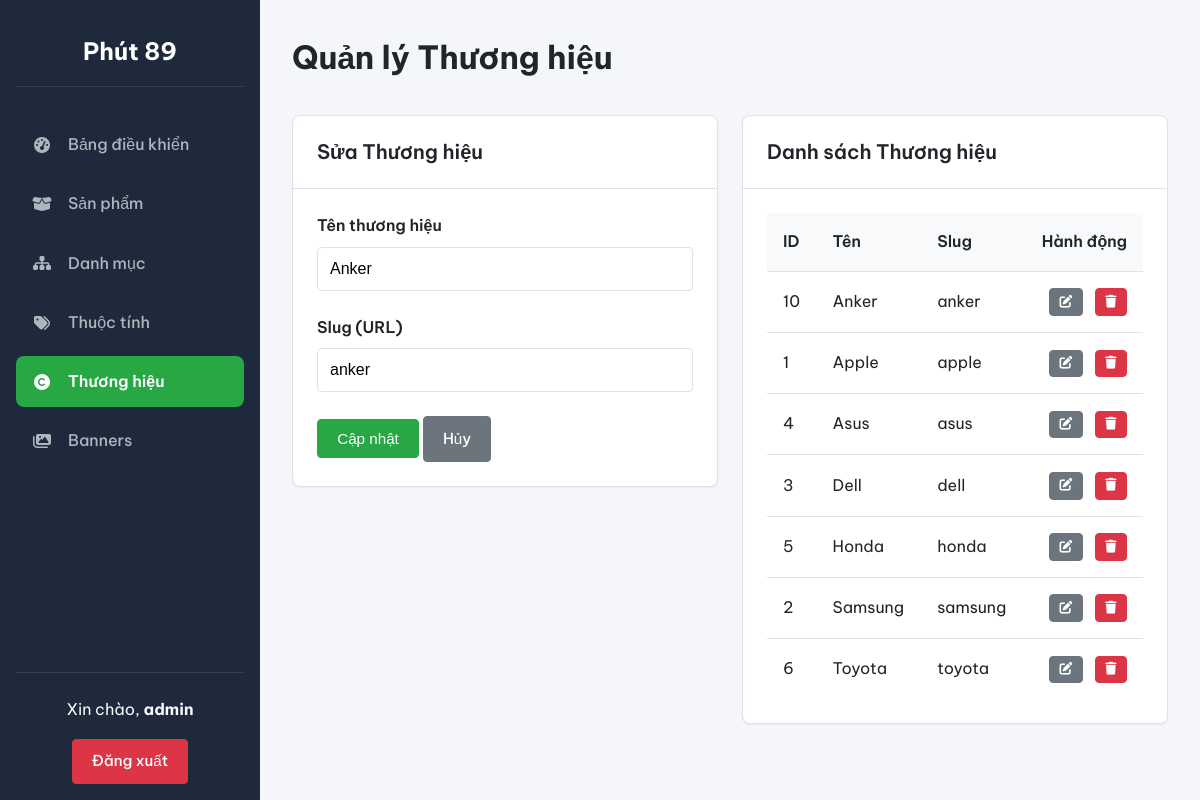
/admin/brands.php?id_edit=10 (signed in), run on the app's committed database.
### tables this page shows
CREATE TABLE `thuong_hieu` (
  `id` int(11) NOT NULL,
  `ten_thuong_hieu` varchar(255) NOT NULL,
  `slug` varchar(255) NOT NULL
);

### includes/functions.php (called while the page is built, shortened)
<?php
function e($string)
{
    return htmlspecialchars($string ?? '', ENT_QUOTES, 'UTF-8');
}

### admin/brands.php (the view, shortened to what this page needs)
<?php
require_once 'includes/header.php';
$id_edit = (int)($_GET['id_edit'] ?? 0);
$brand_edit = null;
if ($id_edit > 0) {
    $stmt = $pdo->prepare("SELECT * FROM thuong_hieu WHERE id = ?");
    $stmt->execute([$id_edit]);
    $brand_edit = $stmt->fetch();
}
$all_brands = $pdo->query("SELECT * FROM thuong_hieu ORDER BY ten_thuong_hieu ASC")->fetchAll();
?>
<div class="form-grid" style="align-items: flex-start;">
    <div class="card">
        <div class="card-header">
            <h2 class="card-title"><?php echo $id_edit ? 'Sửa Thương hiệu' : 'Thêm Thương hiệu mới'; ?></h2>
        </div>
        <div class="card-body">
            <form action="brands.php" method="POST">
                <div class="form-group">
                    <label for="name_for_slug">Tên thương hiệu</label>
                    <input type="text" class="form-control" name="ten_thuong_hieu" id="name_for_slug" value="<?php echo e($brand_edit['ten_thuong_hieu'] ?? ''); ?>" required>
                </div>
                <div class="form-group">
                    <label for="slug">Slug (URL)</label>
                    <input type="text" class="form-control" name="slug" id="slug" value="<?php echo e($brand_edit['slug'] ?? ''); ?>" required>
                </div>
                <button type="submit" class="btn btn-primary"><?php echo $id_edit ? 'Cập nhật' : 'Thêm mới'; ?></button>
                <?php if ($id_edit): ?>
                    <a href="brands.php" class="btn btn-secondary">Hủy</a>
                <?php endif; ?>
            </form>
        </div>
    </div>
    <div class="card">
        <div class="card-header">
            <h2 class="card-title">Danh sách Thương hiệu</h2>
        </div>
        <div class="card-body">
            <table>
                <thead>
                    <tr>
                        <th>ID</th>
                        <th>Tên</th>
                        <th>Slug</th>
                        <th class="actions">Hành động</th>
                    </tr>
                </thead>
                <tbody>
                    <?php if ($all_brands): ?>
                        <?php foreach ($all_brands as $brand): ?>
                            <tr>
                                <td><?php echo $brand['id']; ?></td>
                                <td><?php echo e($brand['ten_thuong_hieu']); ?></td>
                                <td><?php echo e($brand['slug']); ?></td>
                                <td class="actions">
                                    <a href="brands.php?id_edit=<?php echo $brand['id']; ?>" class="btn btn-secondary" title="Sửa"><i class="fas fa-edit"></i></a>
                                    <a href="brands.php?action=delete&id=<?php echo $brand['id']; ?>" class="btn btn-danger" onclick="return confirm('Bạn có chắc chắn muốn xóa?');" title="Xóa"><i class="fas fa-trash"></i></a>
                                </td>
                            </tr>
                        <?php endforeach; ?>
                    <?php else: ?>
                        <tr>
                            <td colspan="4" style="text-align:center;">Chưa có thương hiệu nào.</td>
                        </tr>
                    <?php endif; ?>
                </tbody>
            </table>
        </div>
    </div>
</div>
<?php require_once 'includes/footer.php'; ?>

### admin/assets/admin_style.css (style rules this page uses)
:root { --primary-color: #28a745; --primary-hover-color: #218838; --danger-color: #dc3545; --danger-hover-color: #c82333; --secondary-color: #6c757d; --text-dark: #212529; --text-light: #f8f9fa; --text-muted: #6c757d; --bg-dark-sidebar: #1e293b; --bg-light-content: #f4f6f9; --bg-white: #ffffff; --border-color: #dee2e6; --font-family-sans-serif: "Be Vietnam Pro", sans-serif; --radius-sm: 0.25rem; --radius-md: 0.5rem; --shadow-sm: 0 1px 2px 0 rgb(0 0 0 / 0.05); --shadow-md: 0 4px 6px -1px rgb(0 0 0 / 0.1), 0 2px 4px -2px rgb(0 0 0 / 0.1); --transition: all 0.2s ease-in-out; }
* { box-sizing: border-box; margin: 0; padding: 0; }
a { text-decoration: none; color: inherit; }
body { font-family: var(--font-family-sans-serif); background-color: var(--bg-light-content); color: var(--text-dark); font-size: 16px; line-height: 1.6; }
.card { background: var(--bg-white); border: 1px solid var(--border-color); border-radius: var(--radius-md); margin-bottom: 2rem; box-shadow: var(--shadow-sm); }
.card-header { padding: 1.25rem 1.5rem; border-bottom: 1px solid var(--border-color); display: flex; justify-content: space-between; align-items: center; }
.card-title { font-size: 1.25rem; font-weight: 600; }
.card-body { padding: 1.5rem; }
.btn { padding: 0.6rem 1.2rem; border: 1px solid transparent; border-radius: var(--radius-sm); font-size: 0.95rem; font-weight: 500; cursor: pointer; text-decoration: none; display: inline-flex; align-items: center; gap: 0.5rem; transition: var(--transition); }
.btn-primary { background-color: var(--primary-color); border-color: var(--primary-color); color: #fff; }
.btn-danger { background-color: var(--danger-color); border-color: var(--danger-color); color: #fff; }
.btn-secondary { background-color: var(--secondary-color); border-color: var(--secondary-color); color: #fff; }
table { width: 100%; border-collapse: collapse; }
table th, table td { padding: 1rem; text-align: left; border-bottom: 1px solid var(--border-color); vertical-align: middle; }
table th { font-weight: 600; background-color: #f8f9fa; color: var(--text-dark); }
table tr:last-child td { border-bottom: none; }
table .actions { text-align: right; white-space: nowrap; }
table .actions a, table .actions button { margin-left: 0.5rem; padding: 0.4rem 0.6rem; font-size: 0.8rem; }
.form-group { margin-bottom: 1.5rem; }
.form-group label { display: block; font-weight: 600; margin-bottom: 0.5rem; }
.form-control { width: 100%; padding: 0.75rem; font-size: 1rem; border: 1px solid var(--border-color); border-radius: var(--radius-sm); transition: var(--transition); }
.form-grid { display: grid; grid-template-columns: repeat(auto-fit, minmax(250px, 1fr)); gap: 1.5rem; }

### data on the page
thuong_hieu: ten_thuong_hieu "Anker", slug "anker", id "10"
thuong_hieu: id "1", ten_thuong_hieu "Apple", slug "apple"
thuong_hieu: id "4", ten_thuong_hieu "Asus", slug "asus"
thuong_hieu: id "3", ten_thuong_hieu "Dell", slug "dell"
thuong_hieu: id "5", ten_thuong_hieu "Honda", slug "honda"
thuong_hieu: id "2", ten_thuong_hieu "Samsung", slug "samsung"
thuong_hieu: id "6", ten_thuong_hieu "Toyota", slug "toyota"

### other printed values
SITE_NAME "Phút 89"
$_SESSION['admin_username'] "admin"
$page_title "Quản lý Thương hiệu"
